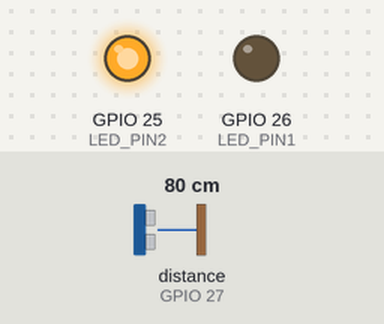
A program run on a simulated ESP32. On the bench: output pins drawn as LEDs (lit = HIGH). The test bench sets the inputs (shaded band); at power-on: distance to the obstacle (sensor on GPIO 27) 80 cm. The echo pulse lasts 58.3 µs per cm; WiFi joins after 1.5 s; servers stay silent unless stated; no MQTT or app messages arrive unless stated; what the program prints to the serial monitor is not drawn.

Above: at 2.7 s.
2.8 s: distance to the obstacle (sensor on GPIO 27) set to 10 cm
4.3 s: distance to the obstacle (sensor on GPIO 27) set to 7 cm
At 4.9 s:
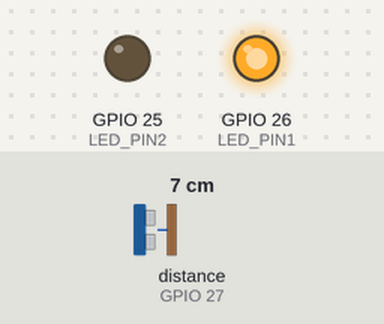
8.8 s: distance to the obstacle (sensor on GPIO 27) set to 9 cm
At 9.2 s:
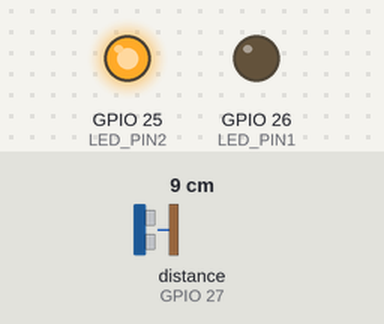
10.4 s: distance to the obstacle (sensor on GPIO 27) set to 2 cm
At 11.1 s:
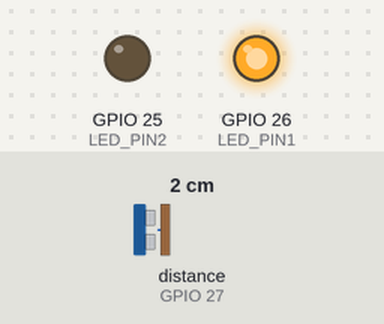
Timing chart, 0 to 12.9 s (numbered marks = the images above; inputs shaded):
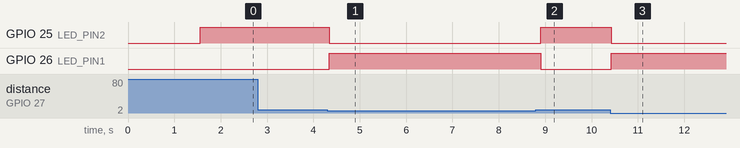

Measured:
- the behaviour switches between 9 and 8 cm on distance to the obstacle (sensor on GPIO 27) (found by bisection; images 0 and 1)
- after the input at 2.8 s, every drawn part: stays the same
- after the input at 4.3 s, GPIO 25 (LED_PIN2): HIGH → LOW at once; GPIO 26 (LED_PIN1): LOW → HIGH at once
- after the input at 8.8 s, GPIO 25 (LED_PIN2): LOW → HIGH after 0.10 s; GPIO 26 (LED_PIN1): HIGH → LOW after 0.10 s
- after the input at 10.4 s, GPIO 25 (LED_PIN2): HIGH → LOW at once; GPIO 26 (LED_PIN1): LOW → HIGH at once

The program:

main.cpp
```cpp
#include <Arduino.h>
#include <NewPing.h>
#include <WiFi.h>
#include <PubSubClient.h>

#define TRIGGER_PIN 14
#define ECHO_PIN 27
#define LED_PIN1 26
#define LED_PIN2 25

NewPing sonar(TRIGGER_PIN, ECHO_PIN);

const char* ssid = "nome-da-rede";
const char* password = "senha-da-rede";

const char* mqtt_server = "ip-da-rede";
const int mqtt_port = 1883;
const char* mqtt_user = "tht";
const char* mqtt_password = "senha123";

WiFiClient espClient;
PubSubClient client(espClient);

void callback(char* topic, byte* payload, unsigned int length) {
  Serial.print("Message received on topic: ");
  Serial.println(topic);

  Serial.print("Payload: ");
  for (int i = 0; i < length; i++) {
    Serial.print((char)payload[i]);
  }
  Serial.println();
}

void reconnect() {
  // Loop until we're reconnected
  while (!client.connected()) {
    Serial.println("Attempting MQTT connection...");
    // Attempt to connect
    if (client.connect("esp32_cli1")) {
      Serial.println("Connected to MQTT broker");
      // Subscribe to topics here if needed
    } else {
      Serial.print("Failed, rc=");
      Serial.print(client.state());
      Serial.println(" Retrying in 5 seconds...");
      // Wait 5 seconds before retrying
      delay(5000);
    }
  }
}


void sendSensorDataToMosquitto(float distance) {
  String payload = String(distance);
  client.publish("topico_79384", payload.c_str());
}


void setup() {
  Serial.begin(9600);
  pinMode(LED_PIN1, OUTPUT);
  pinMode(LED_PIN2, OUTPUT);
  digitalWrite(LED_PIN1, LOW);
  digitalWrite(LED_PIN2, LOW);
  WiFi.mode(WIFI_STA);

  WiFi.begin(ssid, password);

while(WiFi.status() != WL_CONNECTED) {
  delay(500);
  Serial.print(".");
}

Serial.println("Connected to WiFi");


  client.setServer(mqtt_server, mqtt_port);
  client.setCallback(callback);

  while (!client.connected()) {
  Serial.println("Attempting MQTT connection...");
  if (client.connect("esp32_cli1")) {
    Serial.println("Connected to MQTT broker");
  } else {
    Serial.print("Failed, rc=");
    Serial.print(client.state());
    Serial.println(" Retrying in 5 seconds...");
    delay(5000);
  }
  }
}

int init1 = 0;
uint32_t lastPublishTime = 0;

void loop() {
  if (!client.connected()) {
    reconnect();
  }

  if (init1 == 0) {
    client.publish("init", "init1");
    client.subscribe("topico_79384");
    init1++;
  }

  unsigned int distance = sonar.ping_cm();

  if (distance >= 0 && distance <= 8) {
    digitalWrite(LED_PIN1, HIGH);
    digitalWrite(LED_PIN2, LOW);
  } else {
    digitalWrite(LED_PIN1, LOW);
    digitalWrite(LED_PIN2, HIGH);
  }

  client.loop();

  if (millis() - lastPublishTime > 1000) {
    Serial.println("publish?");
    sendSensorDataToMosquitto(distance);
    lastPublishTime = millis();
  }

  delay(100);
}
```
